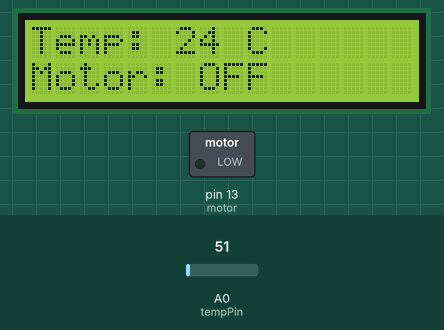
Bench run of a sketch on a simulated Arduino Uno, built with avr-gcc and run on an emulated ATmega328P. On the bench: 16×2 character LCD, switched loads named in the sketch (green lamp = pin HIGH). The test bench sets the inputs (shaded band); at power-on: A0 (tempPin) = 51.

Above: at 1.2 s.
1.3 s: A0 (tempPin) set to 56
At 3.1 s:
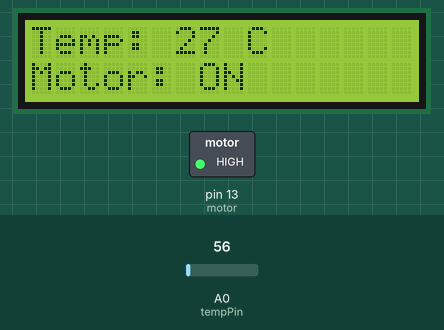
3.5 s: A0 (tempPin) set to 61
At 4.9 s:
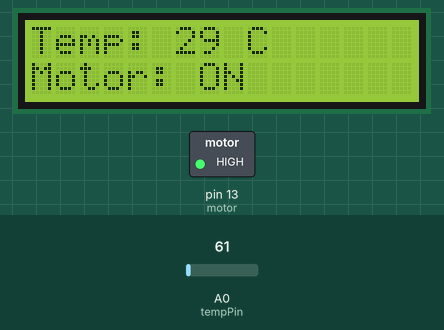
5.5 s: A0 (tempPin) set to 71
At 6.7 s:
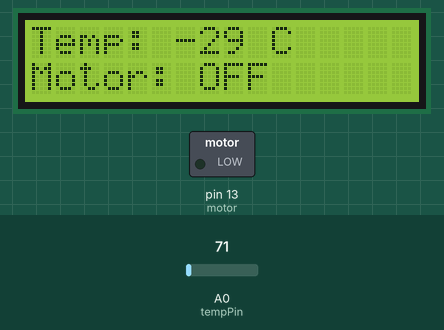
Timing chart, 0 to 8.5 s (numbered marks = the images above; inputs shaded):
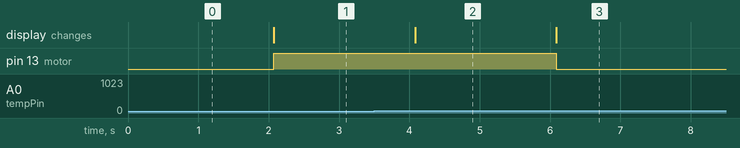

Measured:
- the behaviour switches between 53 and 54 on A0 (tempPin) (found by bisection; images 0 and 1)
- after the input at 1.3 s, pin 13 (motor): LOW → HIGH after 0.77 s; the display: changes after 0.77 s (image 1)
- after the input at 3.5 s, the display: changes after 0.58 s (image 2)
- after the input at 5.5 s, pin 13 (motor): HIGH → LOW after 0.59 s; the display: changes after 0.59 s (image 3)

The sketch:

motor_sensor_display.ino
```cpp
#include <LiquidCrystal.h>

int motor = 13;
int tempPin = A0;
int tempVal;
int temperature;

// Use safe pins for LCD (not 0 or 1)
LiquidCrystal lcd(7, 6, 5, 4, 3, 2);

void setup() {
  lcd.begin(16, 2);
  pinMode(tempPin, INPUT);
  pinMode(motor, OUTPUT);
  Serial.begin(9600);
}

void loop() {
  tempVal = analogRead(tempPin);
  temperature = (tempVal * 500) / 1024;

  lcd.setCursor(0, 0);
  lcd.print("Temp: ");
  lcd.print(temperature);
  lcd.print(" C   ");

  if (temperature > 25) {
    digitalWrite(motor, HIGH);
    lcd.setCursor(0, 1);
    lcd.print("Motor: ON ");
  } else {
    digitalWrite(motor, LOW);
    lcd.setCursor(0, 1);
    lcd.print("Motor: OFF");
  }

  delay(1000);
}
```
